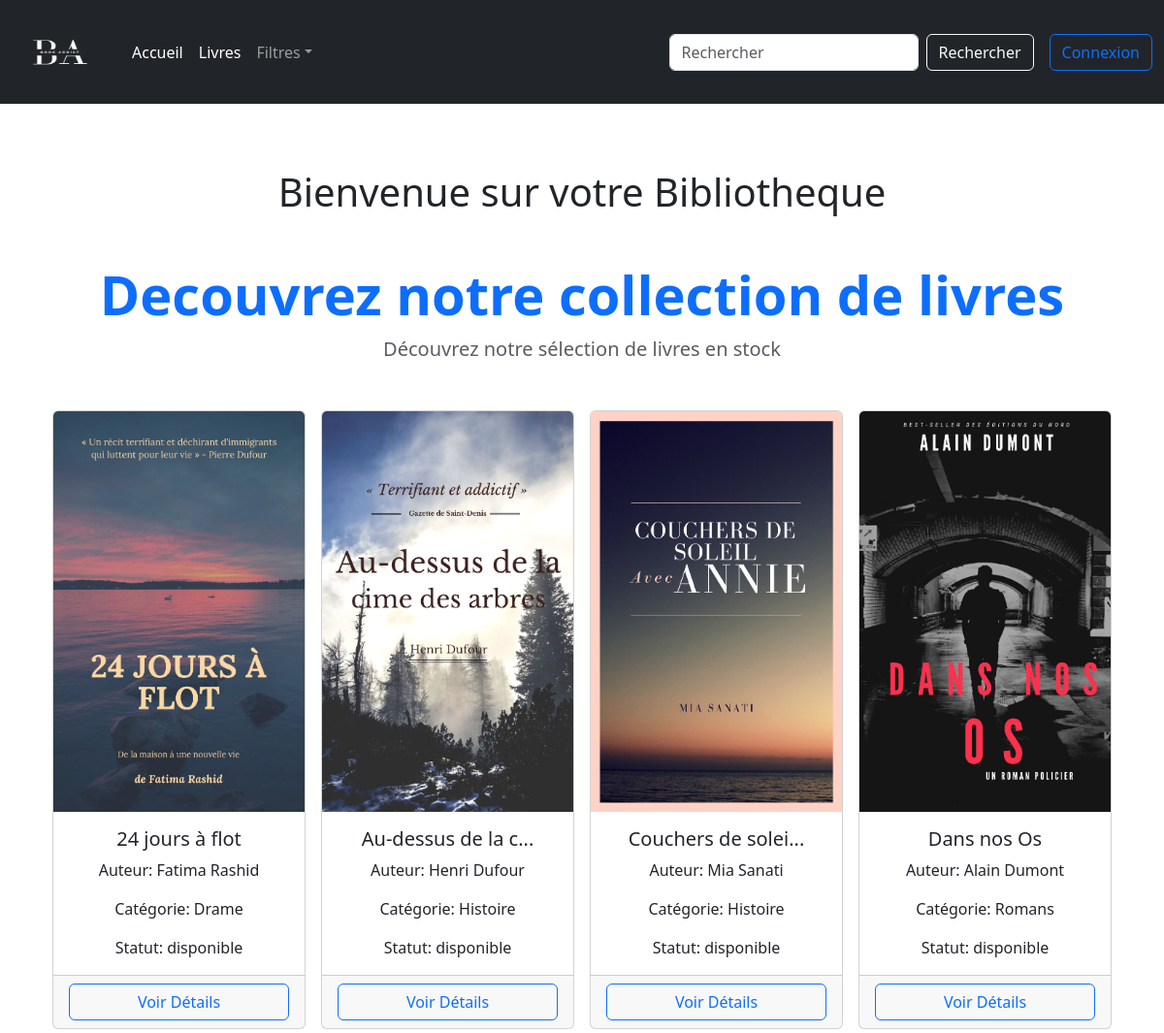
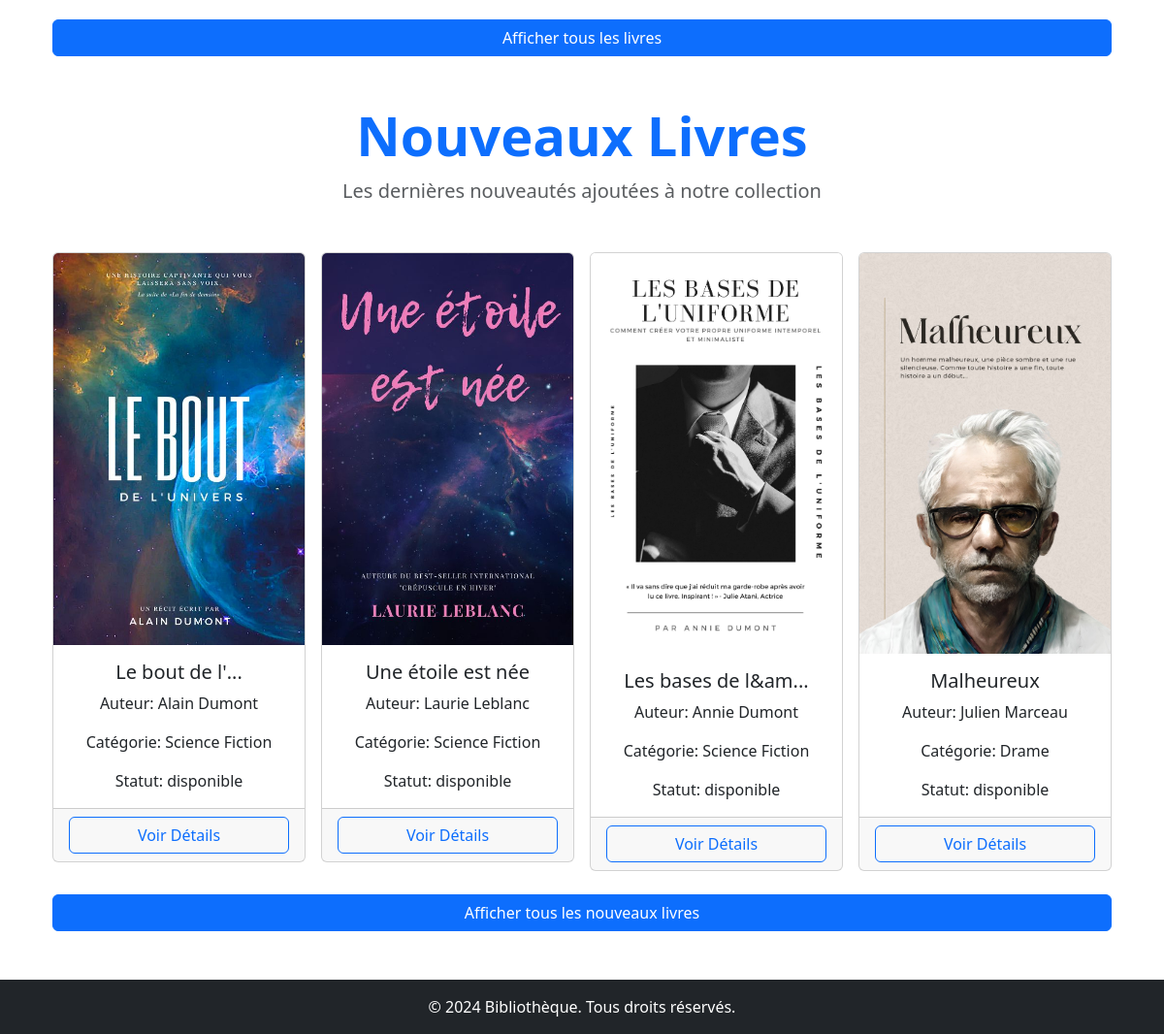
The page / on the database its author committed (2 pictures, top to bottom).
### tables this page shows
CREATE TABLE IF NOT EXISTS `livres` (
  `id_livre` int NOT NULL AUTO_INCREMENT,
  `titre` varchar(255) NOT NULL,
  `auteur` varchar(100) NOT NULL,
  `categorie` varchar(100) DEFAULT NULL,
  `isbn` varchar(13) DEFAULT NULL,
  `statut` enum('disponible','emprunte') DEFAULT 'disponible',
  `date_ajout` timestamp NULL DEFAULT CURRENT_TIMESTAMP,
  `image` varchar(255) NOT NULL,
  `description` text NOT NULL,
  PRIMARY KEY (`id_livre`),
  UNIQUE KEY `isbn` (`isbn`)
);

### controleur/utilisateurControleur.php (called while the page is built, shortened)
<?php
function accueilPage()
{
    $livres = afficheLivres(false);
    $nouveauxlivres = afficheNouveauxLivres();
    require("./view/accueilView.php");
}

### model/interfaceModel.php (called while the page is built, shortened)
<?php
   function afficheLivres($all = false): array
   {
       try {
           $pdo = dbConnect();
           if ($all) {
               $pdoStatement = $pdo->prepare('SELECT * FROM livres ORDER BY titre');
           } else {
               $pdoStatement = $pdo->prepare('SELECT * FROM livres ORDER BY titre LIMIT 4');
           }
           $pdoStatement->execute();
           $livres = $pdoStatement->fetchAll(PDO::FETCH_ASSOC);
           return $livres;
       } catch (PDOException $e) {
           echo "Erreur : " . $e->getMessage();
           return [];
       }
   }
   function afficheNouveauxLivres($all = false): array
   {
       try {
           $pdo = dbConnect();
           if ($all) {
               $pdoStatement = $pdo->prepare('SELECT * FROM livres WHERE date_ajout >= DATE_SUB(CURDATE(), INTERVAL 30 DAY) ORDER BY date_ajout DESC');
           } else {
               $pdoStatement = $pdo->prepare('SELECT * FROM livres WHERE date_ajout >= DATE_SUB(CURDATE(), INTERVAL 30 DAY) ORDER BY date_ajout DESC LIMIT 4');
           }
           $pdoStatement->execute();
           $nouveauxLivres = $pdoStatement->fetchAll(PDO::FETCH_ASSOC);
           return $nouveauxLivres;
       } catch (PDOException $e) {
           echo "Erreur : " . $e->getMessage();
           return [];
       }
   }
   ?>

### view/accueilView.php (the view, shortened to what this page needs)
<h1 class="text-center my-4">Bienvenue sur votre Bibliotheque</h1>
<div class="container my-5">
    <h2 class="text-center display-4 fw-bold text-primary">Decouvrez notre collection de livres</h2>
    <p class="text-center text-muted fs-5">Découvrez notre sélection de livres en stock</p>
</div>
<div class="container text-center">
    <div class="row row-cols-2 row-cols-md-3 row-cols-lg-4 g-3">
        <?php if (isset($livres)):
            foreach ($livres as $livre):
        ?>
                <div class="col">
                    <div class="card hover-zoom">
                        <img src="<?= URL_ASSETS . 'images/' . $livre['image']; ?>" class="card-img-top" alt="Image du livre">
                        <div class="card-body">
                            <h5 class="card-title"> <?= mb_strimwidth($livre["titre"], 0, 20, "..."); ?></h5>
                            <p class="card-text">Auteur: <?= mb_strimwidth($livre["auteur"], 0, 20, "..."); ?></p>
                            <p class="card-text">Catégorie: <?= $livre["categorie"] ?></p>
                            <p class="card-text">Statut: <?= $livre["statut"] ?></p>
                        </div>
                        <div class="card-footer text-center">
                            <a href="index.php?p=detailLivre&idLivre=<?= $livre["id_livre"] ?>" class="btn btn-outline-primary w-100">Voir Détails</a>
                        </div>
                    </div>
                </div>
        <?php
            endforeach;
        endif;
        ?>
    </div>
    <a href="index.php?p=livres" class="btn btn-primary w-100 mt-4">Afficher tous les livres</a>
</div>
<div class="container my-5">
    <h2 class="text-center display-4 fw-bold text-primary">Nouveaux Livres</h2>
    <p class="text-center text-muted fs-5">Les dernières nouveautés ajoutées à notre collection</p>
</div>
<div class="container text-center">
    <div class="row row-cols-2 row-cols-md-3 row-cols-lg-4 g-3">
        <?php if (isset($nouveauxlivres)):
            foreach ($nouveauxlivres as $nouveaulivre):
        ?>
                <div class="col">
                    <div class="card hover-zoom">
                        <img src="<?= URL_ASSETS . 'images/' . $nouveaulivre['image']; ?>" class="card-img-top" alt="Image du livre">
                        <div class="card-body">
                            <h5 class="card-title"> <?= mb_strimwidth($nouveaulivre["titre"], 0, 20, "..."); ?></h5>
                            <p class="card-text">Auteur: <?= mb_strimwidth($nouveaulivre["auteur"], 0, 20, "..."); ?></p>
                            <p class="card-text">Catégorie: <?= $nouveaulivre["categorie"] ?></p>
                            <p class="card-text">Statut: <?= $nouveaulivre["statut"] ?></p>
                        </div>
                        <div class="card-footer text-center">
                            <a href="index.php?p=detailLivre&idLivre=<?= $nouveaulivre["id_livre"] ?>" class="btn btn-outline-primary w-100">Voir Détails</a>
                        </div>
                    </div>
                </div>
        <?php
            endforeach;
        endif;
        ?>
    </div>
    <a href="index.php?p=nouveauxLivres" class="btn btn-primary w-100 mt-4">Afficher tous les nouveaux livres</a>
</div>
<?php
$contenue = ob_get_clean();
require("./view/template/templateAccueil.php");
?>

### index.php (shortened to what this page needs)
<?php
require_once('controleur/utilisateurControleur.php');
if (isset($_GET["p"])) {
    switch ($_GET["p"]) {
        case 'accueil';
            accueilPage();
            break;
        case 'inscription';
            inscriptionPage();
            break;
        case 'connexion';
            connexionPage();
            break;
        case 'deconnexion';
            deconnexionPage();
            break;
        case 'livres';
            livresPage();
            break;
        case 'nouveauxLivres';
            nouveauxLivresPage();
            break;
        case 'categories';
            categoriesPage();
            break;
        case 'detailLivre';
            detailLivrePage();
            break;
        case 'rechercheLivre';
            rechercheLivrePage();
            break;
        case 'emprunterLivre';
            emprunterLivrePage();
            break;
        case 'emprunt';
            empruntPage();
            break;
        case 'retournerLivre';
            retournerLivrePage();
            break;
        case 'reserverLivre';
            reserverLivrePage();
            break;
        case 'reservation';
            reservationPage();
            break;
        case 'annulerReservation';
            annulerReservationPage();
            break;
        case 'annulerReservation';
            annulerReservationPage();
            break;
        case 'profil';
            profilPage();
            break;
        case 'administrateur';
            accueilAdminPage();
            break;
        case 'administrateur/gererLivres';
            gererLivresPage();
            break;
        case 'administrateur/gererLivres/modifierLivres';
            modifierLivresPage();
            break;
        case 'administrateur/gererLivres/ajouterLivres';
            ajouterLivresPage();
            break;
        case 'administrateur/gererLivres/supprimerLivres';
            supprimerLivresPage();
            break;
        case 'administrateur/gererUtilisateurs';
            gererUtilisateursPage();
            break;
        case 'administrateur/gererUtilisateurs/desinscrireUtilisateurs';
            desinscrireUtilisateursPage();
            break;
        case 'messages';
            messagesPage();
            break;
        default:
            page404();
            break;
    }
} else {
    accueilPage();
}

### view/template/templateAccueil.php (shortened to what this page needs)
<!doctype html>
<html lang="en">
<head>
  <link href="https://cdn.jsdelivr.net/npm/bootstrap@5.3.3/dist/css/bootstrap.min.css" rel="stylesheet">
  <link rel="stylesheet" href="https://cdnjs.cloudflare.com/ajax/libs/font-awesome/6.0.0-beta3/css/all.min.css">
  <link rel="stylesheet" href="<?= URL_ASSETS; ?>css/style.css">
</head>
<body class="d-flex flex-column min-vh-100">
  <header>
    <nav class="navbar navbar-expand-lg fixed-top  navbar-dark bg-dark">
      <div class="container-fluid">
        <a class="navbar-brand" href="index.php?p=accueil">
          <img src="<?= URL_ASSETS; ?>images/logoBookAddict.png" alt="Logo" width="100" height="80" class="d-inline-block align-text-top">
        </a>
        <div class="collapse navbar-collapse" id="navbarNav">
          <ul class="navbar-nav me-auto">
            <li class="nav-item"><a class="nav-link <?= ($_GET['p'] ?? 'accueil') === 'accueil' ? 'active' : '' ?>" href="index.php?p=accueil">Accueil</a></li>
            <li class="nav-item"><a class="nav-link <?= ($_GET['p'] ?? 'livres') === 'livres' ? 'active' : '' ?>" href="index.php?p=livres">Livres</a></li>
            <li class="nav-item dropdown"><a class="nav-link dropdown-toggle" href="#" id="navbarDropdown" data-bs-toggle="dropdown" aria-expanded="false">Filtres</a>
            </li>
          </ul>
          <form class="d-flex me-3" role="search" action="index.php?p=rechercheLivre" method="post">
            <input class="form-control me-2" name="rechercheLivre" type="search" placeholder="Rechercher" aria-label="Rechercher">
            <button class="btn btn-outline-light" name="bouton" type="submit">Rechercher</button>
          </form>
          <div class="d-flex flex-wrap gap-2 mt-1 mt-sm-0 justify-content-center justify-content-sm-end">
            <?php if (isset($user)): ?>
              <a href="index.php?p=profil" class="btn btn-outline-primary">Profil</a>
              <a href="index.php?p=deconnexion" class="btn btn-outline-danger">Déconnexion</a>
            <?php else: ?>
              <?php if (isset($_GET['p']) && $_GET['p'] === 'connexion'): ?>
                <a href="index.php?p=inscription" class="btn btn-outline-primary">Inscription</a>
              <?php else: ?>
                <a href="index.php?p=connexion" class="btn btn-outline-primary">Connexion</a>
              <?php endif; ?>
            <?php endif; ?>
          </div>
        </div>
      </div>
    </nav>
  </header>
  <main class="container  flex-grow-1" style="margin-top: 150px;margin-bottom: 50px;">
    <?php echo $contenue ?>
  </main>
  <footer class="bg-dark text-white text-center py-3 mt-5 mt-auto" >
    <p class="mb-0">&copy; 2024 Bibliothèque. Tous droits réservés.</p>
  </footer>
</body>
</html>

### assets/css/style.css (style rules this page uses)
.hover-zoom { transition: transform 0.3s ease; }

### rows shown on the page
livres: image (picture), titre "24 jours à flot", auteur "Fatima Rashid", categorie "Drame", statut "disponible"
livres: image (picture), titre "Au-dessus de la c...", auteur "Henri Dufour", categorie "Histoire", statut "disponible"
livres: image (picture), titre "Couchers de solei...", auteur "Mia Sanati", categorie "Histoire", statut "disponible"
livres: image (picture), titre "Dans nos Os", auteur "Alain Dumont", categorie "Romans", statut "disponible"
livres: image (picture), titre "Le bout de l'...", auteur "Alain Dumont", categorie "Science Fiction", statut "disponible"
livres: image (picture), titre "Une étoile est née", auteur "Laurie Leblanc", categorie "Science Fiction", statut "disponible"
livres: image (picture), titre "Les bases de l&am...", auteur "Annie Dumont", categorie "Science Fiction", statut "disponible"
livres: image (picture), titre "Malheureux", auteur "Julien Marceau", categorie "Drame", statut "disponible"
